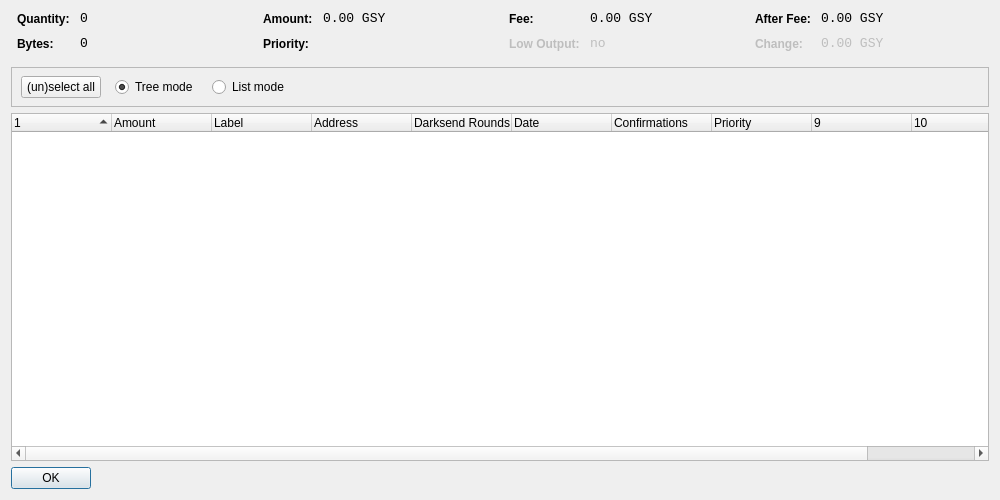
<?xml version="1.0" encoding="UTF-8"?>
<ui version="4.0">
 <class>CoinControlDialog</class>
 <widget class="QDialog" name="CoinControlDialog">
  <property name="geometry">
   <rect>
    <x>0</x>
    <y>0</y>
    <width>1000</width>
    <height>500</height>
   </rect>
  </property>
  <property name="windowTitle">
   <string>Coin Control</string>
  </property>
  <layout class="QVBoxLayout" name="verticalLayout">
   <item>
    <layout class="QHBoxLayout" name="horizontalLayoutTop" stretch="0,0,0,0">
     <property name="topMargin">
      <number>0</number>
     </property>
     <property name="bottomMargin">
      <number>10</number>
     </property>
     <item>
      <layout class="QFormLayout" name="formLayoutCoinControl1">
       <property name="horizontalSpacing">
        <number>10</number>
       </property>
       <property name="verticalSpacing">
        <number>10</number>
       </property>
       <property name="leftMargin">
        <number>6</number>
       </property>
       <property name="rightMargin">
        <number>6</number>
       </property>
       <item row="0" column="0">
        <widget class="QLabel" name="labelCoinControlQuantityText">
         <property name="styleSheet">
          <string notr="true">font-weight:bold;</string>
         </property>
         <property name="text">
          <string>Quantity:</string>
         </property>
        </widget>
       </item>
       <item row="0" column="1">
        <widget class="QLabel" name="labelCoinControlQuantity">
         <property name="font">
          <font>
           <family>Monospace</family>
           <pointsize>10</pointsize>
          </font>
         </property>
         <property name="cursor">
          <cursorShape>IBeamCursor</cursorShape>
         </property>
         <property name="contextMenuPolicy">
          <enum>Qt::ActionsContextMenu</enum>
         </property>
         <property name="text">
          <string notr="true">0</string>
         </property>
         <property name="textInteractionFlags">
          <set>Qt::LinksAccessibleByMouse|Qt::TextSelectableByKeyboard|Qt::TextSelectableByMouse</set>
         </property>
        </widget>
       </item>
       <item row="1" column="0">
        <widget class="QLabel" name="labelCoinControlBytesText">
         <property name="styleSheet">
          <string notr="true">font-weight:bold;</string>
         </property>
         <property name="text">
          <string>Bytes:</string>
         </property>
        </widget>
       </item>
       <item row="1" column="1">
        <widget class="QLabel" name="labelCoinControlBytes">
         <property name="font">
          <font>
           <family>Monospace</family>
           <pointsize>10</pointsize>
          </font>
         </property>
         <property name="cursor">
          <cursorShape>IBeamCursor</cursorShape>
         </property>
         <property name="contextMenuPolicy">
          <enum>Qt::ActionsContextMenu</enum>
         </property>
         <property name="text">
          <string notr="true">0</string>
         </property>
         <property name="textInteractionFlags">
          <set>Qt::LinksAccessibleByMouse|Qt::TextSelectableByKeyboard|Qt::TextSelectableByMouse</set>
         </property>
        </widget>
       </item>
      </layout>
     </item>
     <item>
      <layout class="QFormLayout" name="formLayoutCoinControl2">
       <property name="horizontalSpacing">
        <number>10</number>
       </property>
       <property name="verticalSpacing">
        <number>10</number>
       </property>
       <property name="leftMargin">
        <number>6</number>
       </property>
       <property name="rightMargin">
        <number>6</number>
       </property>
       <item row="0" column="0">
        <widget class="QLabel" name="labelCoinControlAmountText">
         <property name="styleSheet">
          <string notr="true">font-weight:bold;</string>
         </property>
         <property name="text">
          <string>Amount:</string>
         </property>
        </widget>
       </item>
       <item row="0" column="1">
        <widget class="QLabel" name="labelCoinControlAmount">
         <property name="font">
          <font>
           <family>Monospace</family>
           <pointsize>10</pointsize>
          </font>
         </property>
         <property name="cursor">
          <cursorShape>IBeamCursor</cursorShape>
         </property>
         <property name="contextMenuPolicy">
          <enum>Qt::ActionsContextMenu</enum>
         </property>
         <property name="text">
          <string notr="true">0.00 GSY</string>
         </property>
         <property name="textInteractionFlags">
          <set>Qt::LinksAccessibleByMouse|Qt::TextSelectableByKeyboard|Qt::TextSelectableByMouse</set>
         </property>
        </widget>
       </item>
       <item row="1" column="0">
        <widget class="QLabel" name="labelCoinControlPriorityText">
         <property name="styleSheet">
          <string notr="true">font-weight:bold;</string>
         </property>
         <property name="text">
          <string>Priority:</string>
         </property>
        </widget>
       </item>
       <item row="1" column="1">
        <widget class="QLabel" name="labelCoinControlPriority">
         <property name="font">
          <font>
           <family>Monospace</family>
           <pointsize>10</pointsize>
          </font>
         </property>
         <property name="cursor">
          <cursorShape>IBeamCursor</cursorShape>
         </property>
         <property name="contextMenuPolicy">
          <enum>Qt::ActionsContextMenu</enum>
         </property>
         <property name="text">
          <string/>
         </property>
         <property name="textInteractionFlags">
          <set>Qt::LinksAccessibleByMouse|Qt::TextSelectableByKeyboard|Qt::TextSelectableByMouse</set>
         </property>
        </widget>
       </item>
      </layout>
     </item>
     <item>
      <layout class="QFormLayout" name="formLayoutCoinControl3">
       <property name="horizontalSpacing">
        <number>10</number>
       </property>
       <property name="verticalSpacing">
        <number>10</number>
       </property>
       <property name="leftMargin">
        <number>6</number>
       </property>
       <property name="rightMargin">
        <number>6</number>
       </property>
       <item row="0" column="0">
        <widget class="QLabel" name="labelCoinControlFeeText">
         <property name="styleSheet">
          <string notr="true">font-weight:bold;</string>
         </property>
         <property name="text">
          <string>Fee:</string>
         </property>
        </widget>
       </item>
       <item row="0" column="1">
        <widget class="QLabel" name="labelCoinControlFee">
         <property name="font">
          <font>
           <family>Monospace</family>
           <pointsize>10</pointsize>
          </font>
         </property>
         <property name="cursor">
          <cursorShape>IBeamCursor</cursorShape>
         </property>
         <property name="contextMenuPolicy">
          <enum>Qt::ActionsContextMenu</enum>
         </property>
         <property name="text">
          <string notr="true">0.00 GSY</string>
         </property>
         <property name="textInteractionFlags">
          <set>Qt::LinksAccessibleByMouse|Qt::TextSelectableByKeyboard|Qt::TextSelectableByMouse</set>
         </property>
        </widget>
       </item>
       <item row="1" column="0">
        <widget class="QLabel" name="labelCoinControlLowOutputText">
         <property name="enabled">
          <bool>false</bool>
         </property>
         <property name="styleSheet">
          <string notr="true">font-weight:bold;</string>
         </property>
         <property name="text">
          <string>Low Output:</string>
         </property>
        </widget>
       </item>
       <item row="1" column="1">
        <widget class="QLabel" name="labelCoinControlLowOutput">
         <property name="enabled">
          <bool>false</bool>
         </property>
         <property name="font">
          <font>
           <family>Monospace</family>
           <pointsize>10</pointsize>
          </font>
         </property>
         <property name="cursor">
          <cursorShape>IBeamCursor</cursorShape>
         </property>
         <property name="contextMenuPolicy">
          <enum>Qt::ActionsContextMenu</enum>
         </property>
         <property name="text">
          <string notr="true">no</string>
         </property>
         <property name="textInteractionFlags">
          <set>Qt::LinksAccessibleByMouse|Qt::TextSelectableByKeyboard|Qt::TextSelectableByMouse</set>
         </property>
        </widget>
       </item>
      </layout>
     </item>
     <item>
      <layout class="QFormLayout" name="formLayoutCoinControl4">
       <property name="horizontalSpacing">
        <number>10</number>
       </property>
       <property name="verticalSpacing">
        <number>10</number>
       </property>
       <property name="leftMargin">
        <number>6</number>
       </property>
       <property name="rightMargin">
        <number>6</number>
       </property>
       <item row="0" column="0">
        <widget class="QLabel" name="labelCoinControlAfterFeeText">
         <property name="styleSheet">
          <string notr="true">font-weight:bold;</string>
         </property>
         <property name="text">
          <string>After Fee:</string>
         </property>
        </widget>
       </item>
       <item row="0" column="1">
        <widget class="QLabel" name="labelCoinControlAfterFee">
         <property name="font">
          <font>
           <family>Monospace</family>
           <pointsize>10</pointsize>
          </font>
         </property>
         <property name="cursor">
          <cursorShape>IBeamCursor</cursorShape>
         </property>
         <property name="contextMenuPolicy">
          <enum>Qt::ActionsContextMenu</enum>
         </property>
         <property name="text">
          <string notr="true">0.00 GSY</string>
         </property>
         <property name="textInteractionFlags">
          <set>Qt::LinksAccessibleByMouse|Qt::TextSelectableByKeyboard|Qt::TextSelectableByMouse</set>
         </property>
        </widget>
       </item>
       <item row="1" column="0">
        <widget class="QLabel" name="labelCoinControlChangeText">
         <property name="enabled">
          <bool>false</bool>
         </property>
         <property name="styleSheet">
          <string notr="true">font-weight:bold;</string>
         </property>
         <property name="text">
          <string>Change:</string>
         </property>
        </widget>
       </item>
       <item row="1" column="1">
        <widget class="QLabel" name="labelCoinControlChange">
         <property name="enabled">
          <bool>false</bool>
         </property>
         <property name="font">
          <font>
           <family>Monospace</family>
           <pointsize>10</pointsize>
          </font>
         </property>
         <property name="cursor">
          <cursorShape>IBeamCursor</cursorShape>
         </property>
         <property name="contextMenuPolicy">
          <enum>Qt::ActionsContextMenu</enum>
         </property>
         <property name="text">
          <string notr="true">0.00 GSY</string>
         </property>
         <property name="textInteractionFlags">
          <set>Qt::LinksAccessibleByMouse|Qt::TextSelectableByKeyboard|Qt::TextSelectableByMouse</set>
         </property>
        </widget>
       </item>
      </layout>
     </item>
    </layout>
   </item>
   <item>
    <widget class="QFrame" name="frame">
     <property name="minimumSize">
      <size>
       <width>0</width>
       <height>40</height>
      </size>
     </property>
     <property name="frameShape">
      <enum>QFrame::StyledPanel</enum>
     </property>
     <property name="frameShadow">
      <enum>QFrame::Sunken</enum>
     </property>
     <widget class="QWidget" name="horizontalLayoutWidget">
      <property name="geometry">
       <rect>
        <x>10</x>
        <y>0</y>
        <width>781</width>
        <height>41</height>
       </rect>
      </property>
      <layout class="QHBoxLayout" name="horizontalLayoutPanel" stretch="0,0,0,0,0">
       <property name="spacing">
        <number>14</number>
       </property>
       <item>
        <widget class="QPushButton" name="pushButtonSelectAll">
         <property name="sizePolicy">
          <sizepolicy hsizetype="Maximum" vsizetype="Fixed">
           <horstretch>0</horstretch>
           <verstretch>0</verstretch>
          </sizepolicy>
         </property>
         <property name="text">
          <string>(un)select all</string>
         </property>
        </widget>
       </item>
       <item>
        <widget class="QRadioButton" name="radioTreeMode">
         <property name="sizePolicy">
          <sizepolicy hsizetype="Maximum" vsizetype="Fixed">
           <horstretch>0</horstretch>
           <verstretch>0</verstretch>
          </sizepolicy>
         </property>
         <property name="text">
          <string>Tree mode</string>
         </property>
         <property name="checked">
          <bool>true</bool>
         </property>
        </widget>
       </item>
       <item>
        <widget class="QRadioButton" name="radioListMode">
         <property name="sizePolicy">
          <sizepolicy hsizetype="Maximum" vsizetype="Fixed">
           <horstretch>0</horstretch>
           <verstretch>0</verstretch>
          </sizepolicy>
         </property>
         <property name="text">
          <string>List mode</string>
         </property>
        </widget>
       </item>
       <item>
        <spacer name="horizontalSpacer">
         <property name="orientation">
          <enum>Qt::Horizontal</enum>
         </property>
         <property name="sizeHint" stdset="0">
          <size>
           <width>40</width>
           <height>20</height>
          </size>
         </property>
        </spacer>
       </item>
      </layout>
     </widget>
    </widget>
   </item>
   <item>
    <widget class="CoinControlTreeWidget" name="treeWidget">
     <property name="contextMenuPolicy">
      <enum>Qt::CustomContextMenu</enum>
     </property>
     <property name="sortingEnabled">
      <bool>false</bool>
     </property>
     <property name="columnCount">
      <number>11</number>
     </property>
     <attribute name="headerShowSortIndicator" stdset="0">
      <bool>true</bool>
     </attribute>
     <attribute name="headerStretchLastSection">
      <bool>false</bool>
     </attribute>
     <column>
      <property name="text">
       <string/>
      </property>
     </column>
     <column>
      <property name="text">
       <string>Amount</string>
      </property>
     </column>
     <column>
      <property name="text">
       <string>Label</string>
      </property>
     </column>
     <column>
      <property name="text">
       <string>Address</string>
      </property>
     </column>
     <column>
      <property name="text">
       <string>Darksend Rounds</string>
      </property>
    </column>
     <column>
      <property name="text">
       <string>Date</string>
      </property>
     </column>
     <column>
      <property name="text">
       <string>Confirmations</string>
      </property>
      <property name="toolTip">
       <string>Confirmed</string>
      </property>
     </column>
     <column>
      <property name="text">
       <string>Priority</string>
      </property>
     </column>
     <column>
      <property name="text">
       <string/>
      </property>
     </column>
     <column>
      <property name="text">
       <string/>
      </property>
     </column>
     <column>
      <property name="text">
       <string/>
      </property>
     </column>
     <column>
      <property name="text">
       <string/>
      </property>
     </column>
    </widget>
   </item>
   <item>
    <widget class="QDialogButtonBox" name="buttonBox">
     <property name="sizePolicy">
      <sizepolicy hsizetype="Maximum" vsizetype="Fixed">
       <horstretch>0</horstretch>
       <verstretch>0</verstretch>
      </sizepolicy>
     </property>
     <property name="orientation">
      <enum>Qt::Horizontal</enum>
     </property>
     <property name="standardButtons">
      <set>QDialogButtonBox::Ok</set>
     </property>
    </widget>
   </item>
  </layout>
 </widget>
 <customwidgets>
  <customwidget>
   <class>CoinControlTreeWidget</class>
   <extends>QTreeWidget</extends>
   <header>coincontroltreewidget.h</header>
  </customwidget>
 </customwidgets>
 <resources/>
 <connections/>
</ui>
